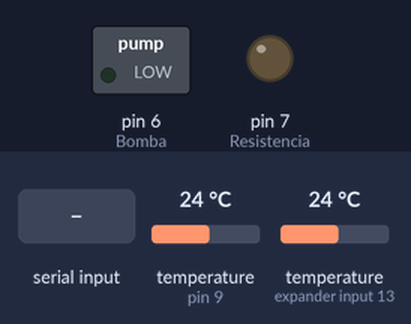
Recording of a sketch running on a simulated Arduino Uno, built with avr-gcc and run on an emulated ATmega328P. On the bench: switched loads named in the sketch (green lamp = pin HIGH), output pins drawn as LEDs (lit = HIGH). The inputs (shaded band) are chosen by the test bench; at power-on: temperature (sensors on pin 9, expander input 13) 24 °C.

Above: at 1.2 s.
1.3 s: "B" received over Serial
At 3.2 s:
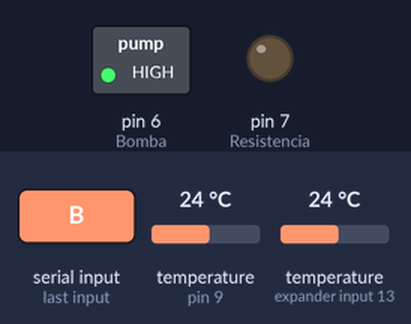
3.5 s: "R" received over Serial
At 5.5 s:
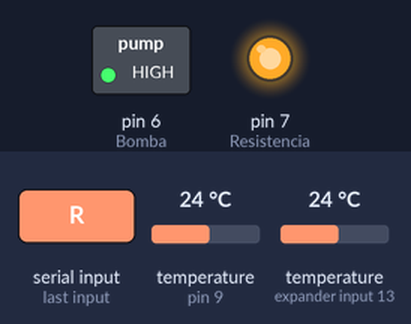
5.8 s: "b" received over Serial
At 7.6 s:
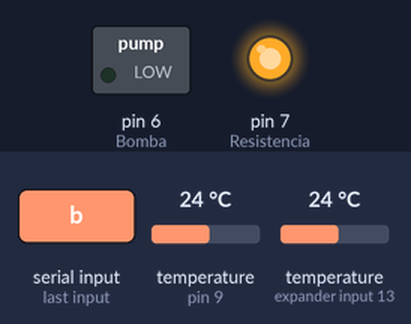
8.1 s: "r" received over Serial
At 9.7 s:
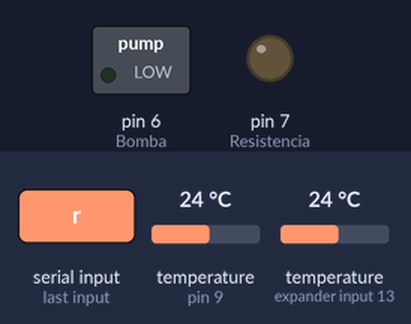
Timing chart, 0 to 11.2 s (numbered marks = the images above; inputs shaded):
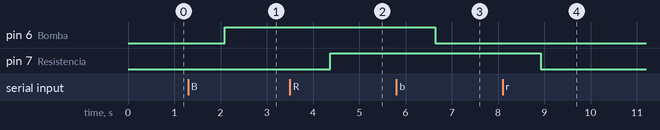

The sketch:

Preliminar.ino
```cpp
#include <OneWire.h>
#include <DallasTemperature.h>

// Pin donde se conecta el bus 1-Wire
const int pinDatosDQ = 9;
// Instancia a las clases OneWire y DallasTemperature
OneWire oneWireObjeto(pinDatosDQ);
DallasTemperature sensorDS18B20(&oneWireObjeto);
// Variables con las direcciones únicas de los 4 sensores DS18B20
DeviceAddress sensorTina_1  = {0x28 ,0xFF ,0x81 ,0xD4 ,0x63 ,0x15 ,0x02 ,0xAF};
DeviceAddress sensorTina_2 = {0x28 ,0xFF ,0x3A ,0xA8 ,0x63 ,0x15 ,0x02 ,0x2A};
//Pines en donde se emiten las señales de activacion para relees
int Bomba = 6;
int Resistencia = 7;

float control_temp()
{
  sensorDS18B20.requestTemperatures();
  int t_1 = sensorDS18B20.getTempC(sensorTina_1);
  int t_2 = sensorDS18B20.getTempC(sensorTina_2);
  return t_1;
}

void admin_valor(float(t))
{
  float t_r = control_temp();

  if(t=='B')
    {
      digitalWrite(Bomba,HIGH);
    }
  if( t=='b')
    {
      digitalWrite(Bomba,LOW);
    }
  if(t=='R')
    {
      digitalWrite(Resistencia,HIGH);
    }
  if( t=='r')
    {
      digitalWrite(Resistencia,LOW);
    }

}


void captura()
{
  if(Serial.available()==0)
  {
    delay(100);
  }
  if(Serial.available()>0)
  {
    float estado= Serial.read();
    admin_valor(estado);
  }

}

void setup()
{
  //Inicializamos los pines correspondientes a los relees
  pinMode(Bomba,OUTPUT);
  pinMode(Resistencia,OUTPUT);
  Serial.begin(9600);
  // Iniciamos el bus 1-Wire
  sensorDS18B20.begin();
}
void loop()
{

  captura();

}
```

Measured:
- after the input at 1.3 s, pin 6 (Bomba): LOW → HIGH after 0.79 s
- after the input at 3.5 s, pin 7 (Resistencia): LOW → HIGH after 0.87 s
- after the input at 5.8 s, pin 6 (Bomba): HIGH → LOW after 0.85 s
- after the input at 8.1 s, pin 7 (Resistencia): HIGH → LOW after 0.82 s
